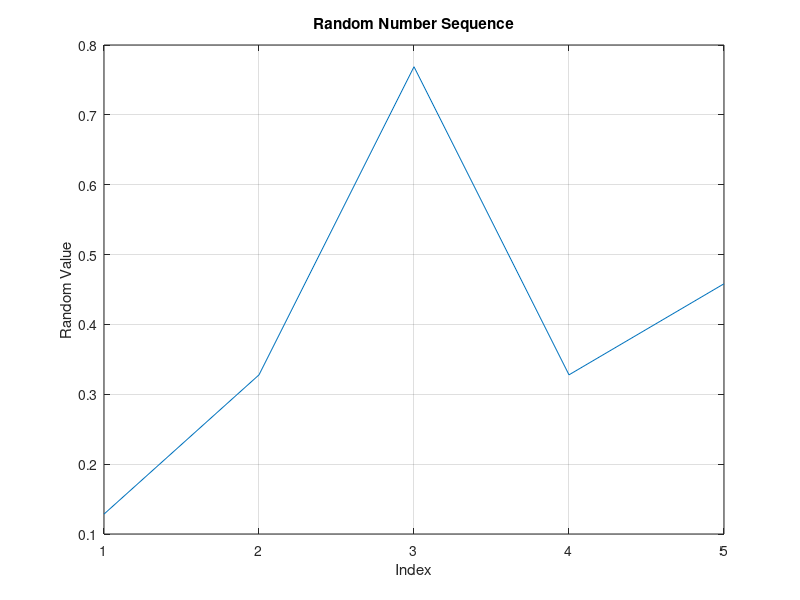

The MATLAB script that drew this image:
N = input ("enter the value of n: ");              
random_sequence = rand(1, N);  
plot(random_sequence);
title('Random Number Sequence');
xlabel('Index');
ylabel('Random Value');
grid on;
